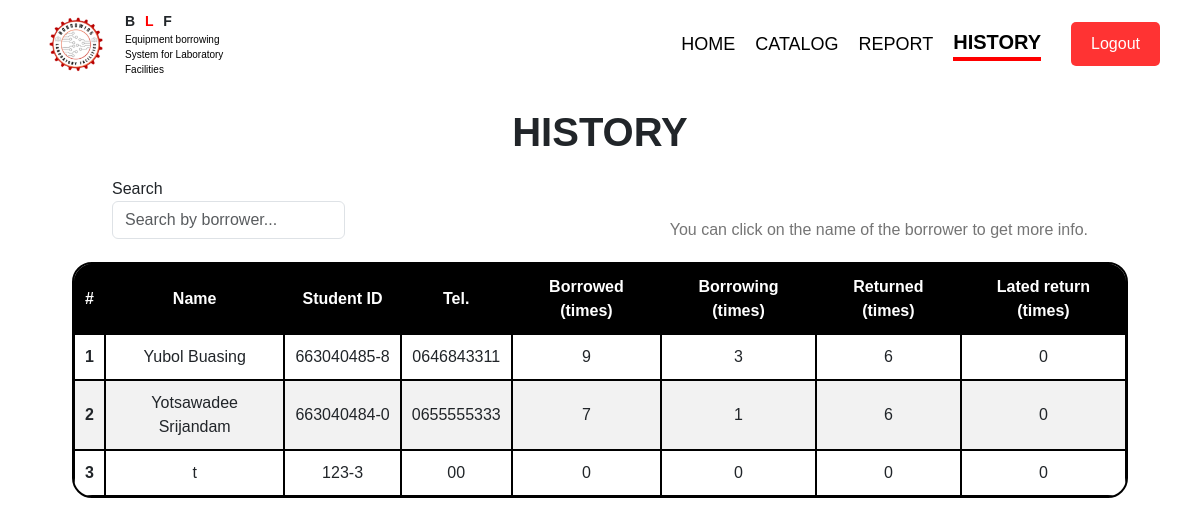
Screenshot of /history_admin/ (signed in) with the database file from the repository.
### myapp/models.py (models this page shows, shortened)
class Student(models.Model):
    student_id = models.AutoField(primary_key=True)
    fullname = models.CharField(max_length=100)
    username = models.CharField(max_length=100, unique=True)
    kkumail = models.EmailField(max_length=100, unique=True)
    phone = models.CharField(max_length=17)
    password = models.CharField(max_length=20)
    student_id_edu = models.CharField(max_length=10)
    major = models.CharField(max_length=100)
    borrow_ed = models.IntegerField(default=0)
    borrow_ing = models.IntegerField(default=0)
    return_ed = models.IntegerField(default=0)
    late_return = models.IntegerField(default=0)
    is_active = models.BooleanField(default=True)
    is_staff = models.BooleanField(default=False)
    is_superuser = models.BooleanField(default=False)
    last_login = models.DateTimeField(null=True, blank=True)

### myapp/views.py (the view)
# urls.py: path("history_admin/", views.history_admin, name="history_admin"),
@login_required
def history_admin(request):
    all_student = Student.objects.all()
    query = request.GET.get("q")
    if query:
        all_student = all_student.filter(Q(fullname__icontains=query))
    return render(request, "admin1/history_admin.html", {"all_student": all_student})

### myapp/models.py (called while the page is built)
    @property
    def is_authenticated(self):
        return True

### myapp/templates/admin1/history_admin.html (shortened to what this page needs)
{% extends 'admin1/base.html' %}
{% load static %}
{% block content %}
    <div class="container">
        <h1>HISTORY</h1>
        <section>
            <div class="header-left">
                <form action="" method="get">
                    <span>Search</span>
                    <input type="text" placeholder="Search by borrower..." class="form-control" name="q"
                        value="{{ request.GET.q|default_if_none:'' }}" onkeydown="if(event.key === 'Enter'){ this.form.submit(); }">
                </form>
            </div>
            <div style="align-self: self-end; color: #757575;">
                <span>You can click on the name of the borrower to get more info.</span>
            </div>
        </section>
        <table>
            <thead>
                <tr>
                    <th scope="col">#</th>
                    <th scope="col">Name</th>
                    <th scope="col">Student ID</th>
                    <th scope="col">Tel.</th>
                    <th scope="col">Borrowed (times)</th>
                    <th scope="col">Borrowing (times)</th>
                    <th scope="col">Returned (times)</th>
                    <th scope="col">Lated return (times)</th>
                </tr>
            </thead>
            <tbody>
                {% if not all_student %}
                    <tr>
                        <td colspan="8" style="text-align: center;">No data</td>
                    </tr>
                {% else %}
                    {% for student in all_student %}
                    <tr>
                        <th scope="row">{{ forloop.counter }}</th>
                        <td>
                            <span onclick="openModal('borrowerModal_{{ student.student_id }}')" style="cursor: pointer;">{{ student.fullname }}</span>
                        </td>
                        <td>{{ student.student_id_edu|slice:":9" }}-{{ student.student_id_edu|slice:"-1:" }}</td>
                        <td>{{ student.phone }}</td>
                        <td>{{ student.borrow_ed }}</td>
                        <td>{{ student.borrow_ing }}</td>
                        <td>{{ student.return_ed }}</td>
                        <td>{{ student.late_return }}</td>
                    </tr>
                    {% endfor %}
                {% endif %}
            </tbody>
        </table>
    </div>
{% endblock %}

### myapp/static/base_user.css (style rules this page uses)
body { font-family: Arial, sans-serif; margin: 0; padding: 0; background-color: #ffffff; flex-wrap: wrap; }
h1 { text-align: center; }
.container { width: 90%; margin: 10px auto; }
.header-left { display: flex; align-items: center; gap: 10px; }

### myapp/templates/admin1/history_admin.html (style rules this page uses)
h1 { text-align: center; font-weight: bold; }
.container { width: 90%; margin: 20px auto; }
section { display: flex; align-items: center; justify-content: space-between; padding: 10px 40px; background-color: #ffffff; height: 11vh; }
section div { display: flex; align-items: center; gap: 10px; }
table { border-collapse: separate; border-spacing: 0; width: 100%; border-radius: 20px; overflow: hidden; background-color: white; border: 2px solid #000; margin-top: 10px; }
thead { background-color: #000; color: white; }
th, td { padding: 10px 10px; text-align: center; border: 1px solid #000; }
tr:nth-child(even) { background-color: #f2f2f2; }

### rows the page displays
Student: fullname "Yubol Buasing", student_id_edu "663040485", student_id_edu "8", phone "0646843311", borrow_ed "9", borrow_ing "3", return_ed "6", late_return "0"
Student: fullname "Yotsawadee Srijandam", student_id_edu "663040484", student_id_edu "0", phone "0655555333", borrow_ed "7", borrow_ing "1", return_ed "6", late_return "0"
Student: fullname "t", student_id_edu "123", student_id_edu "3", phone "00", borrow_ed "0", borrow_ing "0", return_ed "0", late_return "0"
